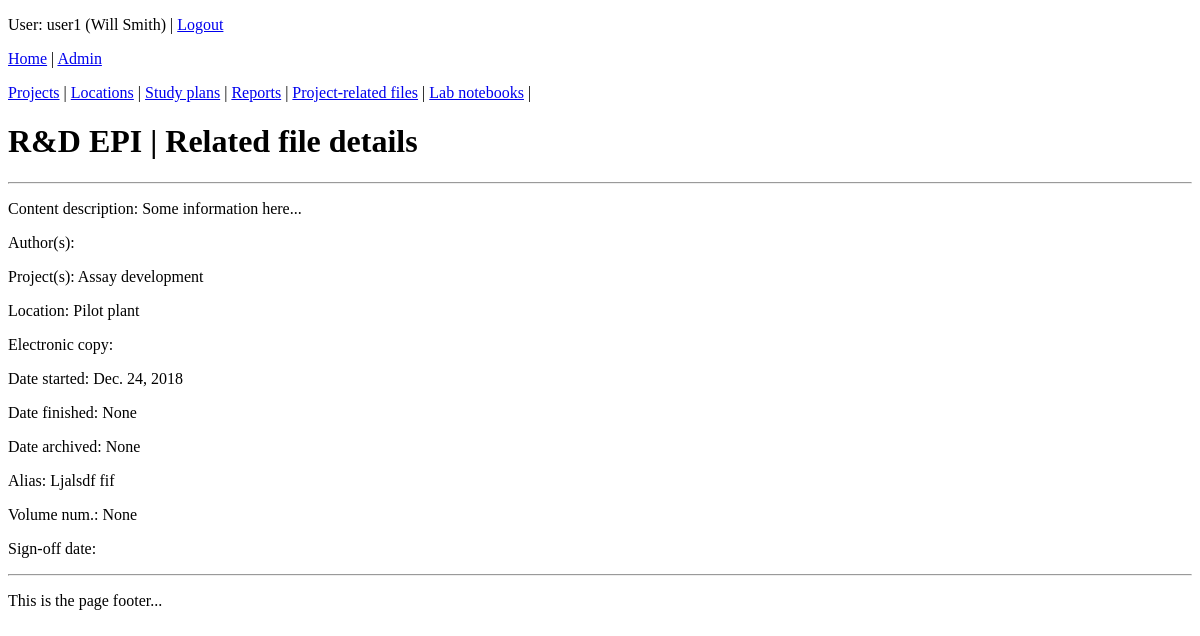
The page /coreapp/relatedfile/1 (signed in) on the database as committed earlier.
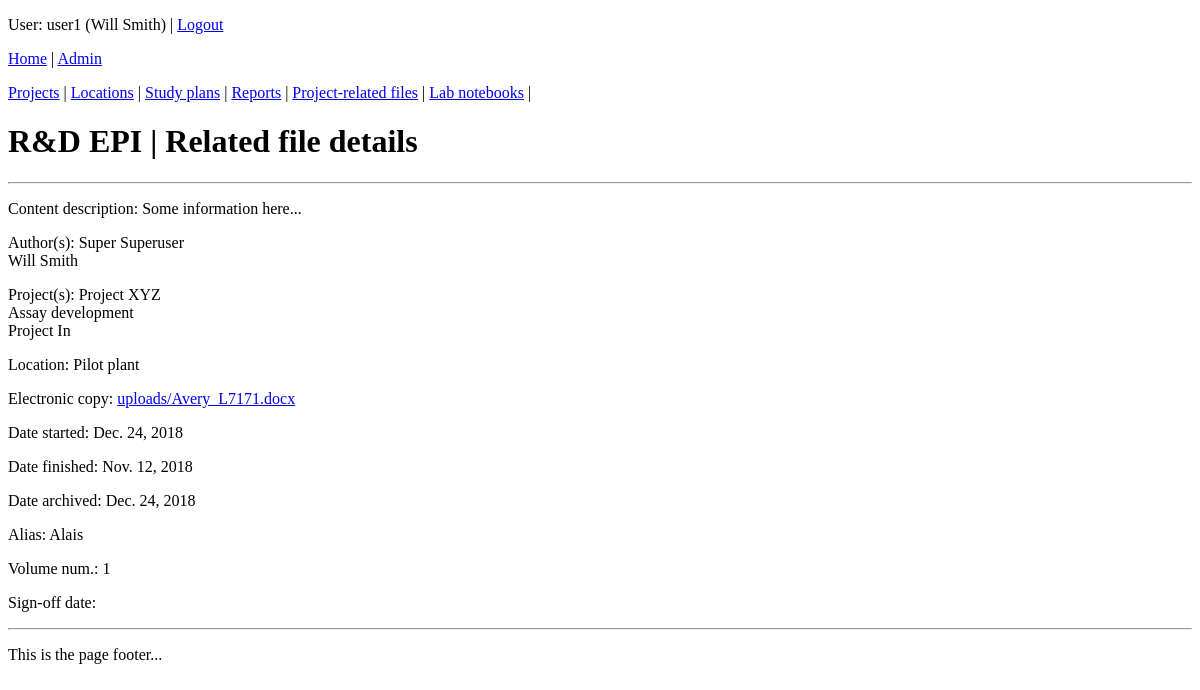
The same page on the database as committed later.
### coreapp/models.py (models this page shows, shortened)
class Project(models.Model):
    name = models.CharField("Project name", max_length=128)
    leader = models.ForeignKey(settings.AUTH_USER_MODEL, on_delete=models.SET_NULL, blank=True, null=True, verbose_name="Project leader")
    prefix = models.CharField("Project code", max_length=8)
    def __str__(self):
        return self.name

class Document(models.Model):
    author = models.ForeignKey(settings.AUTH_USER_MODEL, on_delete=models.SET_NULL, blank=True, null=True, verbose_name="Main author")
    project = models.ForeignKey(Project, on_delete=models.SET_NULL, blank=True, null=True, verbose_name="Associated project")
    title = models.TextField("Document title")
    location = models.ForeignKey(Location, on_delete=models.SET_NULL, blank=True, null=True, verbose_name="Hard copy location")
    document_code = models.CharField("Document code (e.g. study plan, report... )", max_length=3, choices=DOCUMENT_CODE, default='OTH')
    efile = models.FileField("Scanned copy", upload_to='uploads/', null=True, blank=True)
    class Meta:
        abstract = True

class RelatedFile(Document):
    author = models.ManyToManyField(settings.AUTH_USER_MODEL, verbose_name="Author(s)")
    project = models.ManyToManyField(Project, verbose_name="Associated project(s)")
    date_started = models.DateField("Date started", null=True, blank=True)
    date_finished = models.DateField("Date finished", null=True, blank=True)
    date_archived = models.DateField("Date archived", null=True, blank=True)
    alias = models.CharField("Alias (other names this file may be known as)", max_length=512, null=True, blank=True)
    vol_num = models.IntegerField("Volume number", null=True, blank=True)
    document_code = 'RDF'

class User (AbstractUser):
    date_left = models.DateField(null=True, blank=True)
    def __str__(self):
        return self.get_full_name()

class Location(models.Model):
    name = models.CharField("Room", max_length=16, null=True, blank=True)
    room_num = models.CharField("Room number", max_length=16, null=True, blank=True)
    def __str__(self):
        return self.name

### coreapp/views.py (the view)
# urls.py: path('relatedfile/<int:id>', views.relatedfile_detail, name='relatedfile-detail'),
@login_required
def relatedfile_detail(request, id):
    relatedfile = RelatedFile.objects.get(id=id)
    context = {'relatedfile': relatedfile, 'page_title': 'R&D EPI | Related file details'}
    return render(request, 'coreapp/relatedfile_detail.html', context)

### coreapp/templates/coreapp/relatedfile_detail.html
{% extends 'coreapp/base_generic.html' %}
{% block content %}
	<h1>{{ page_title }}</h1>
	<hr>
	<p>Content description: {{ relatedfile.title }}</p>
	<p>Author(s): {% for author in relatedfile.author.all %}{{author}}<br>{% endfor %}</p>
	<p>Project(s): {% for project in relatedfile.project.all %}{{ project }}<br>{% endfor %}</p>
	<p>Location: {{ relatedfile.location }}</p>
	<p>Electronic copy: <a href="{{ MEDIA_URL }}{{ relatedfile.efile }}">{{ relatedfile.efile }}</a></p>
	<p>Date started: {{ relatedfile.date_started }}</p>
	<p>Date finished: {{ relatedfile.date_finished }}</p>
	<p>Date archived: {{ relatedfile.date_archived }}</p>
	<p>Alias: {{ relatedfile.alias }}</p>
	<p>Volume num.: {{ relatedfile.vol_num }}</p>
	<p>Sign-off date: {{ relatedfile.sign_date }}</p>
{% endblock %}

### coreapp/templates/coreapp/base_generic.html (shortened to what this page needs)
<!DOCTYPE html>
<html>
<head>
	</head>
<body>
	{% if user.is_authenticated %}
	<p>User: {{ user.username }} ({{ user }}) | <a href="{% url 'logout'%}">Logout</a></p>
	{% endif %}
	<p><a href="{% url 'home' %}">Home</a> | <a href="{% url 'admin:index' %}">Admin</a></p>
	<a href="{% url 'project-list' %}">Projects</a> |
	<a href="{% url 'location-list' %}">Locations</a> |
	<a href="{% url 'studyplan-list' %}">Study plans</a> |
	<a href="{% url 'report-list' %}">Reports</a> |
	<a href="{% url 'relatedfile-list' %}">Project-related files</a> |
	<a href="{% url 'labbook-list' %}">Lab notebooks</a> |
	{% block content %}
	{% endblock %}
	{% block footer %}
	<hr>
	<p>This is the page footer...</p>
	{% endblock %}
</body>
</html>

Rows that differ between the two databases and show on the page:
now on one of the page's lists (row edited): User: first_name+last_name "Will Smith"
changed RelatedFile "Some information here...": efile (not shown) → "uploads/Avery_L7171.docx"; date_finished "None" → "Nov. 12, 2018"; date_archived "None" → "Dec. 24, 2018"; alias "Ljalsdf fif" → "Alais"; vol_num "None" → "1"
now on this page (row edited): User: first_name+last_name "Super Superuser"
now on this page (row unchanged): Project: name "Project XYZ"
now on this page (row edited): Project: name "Project In"
